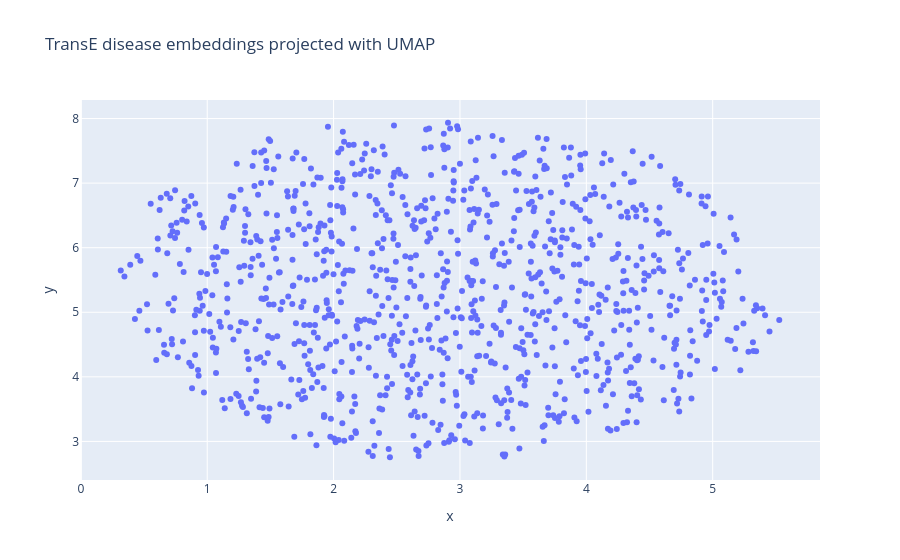

The cell this chart's notebook holds for it:
### Code cell
fig = px.scatter(
    transe_projection,
    x="x",
    y="y",
    hover_name="label",
    hover_data=["node_id"],
    title="TransE disease embeddings projected with UMAP",
)

fig.show()

### Figure 1 — Plotly figure (JSON) as saved in the notebook; plotly's stock layout.template omitted (floating-point values rounded to 4 significant figures; data arrays with more than 128 entries replaced by an {"elided": "..."} marker saying what was removed)
{"data": [{"customdata": {"elided": "1000x1 str values"}, "hovertemplate": "<b>%{hovertext}</b><br><br>x=%{x}<br>y=%{y}<br>node_id=%{customdata[0]}<extra></extra>", "hovertext": {"elided": "1000 str values"}, "legendgroup": "", "marker": {"color": "#636efa", "symbol": "circle"}, "mode": "markers", "name": "", "orientation": "v", "showlegend": false, "type": "scatter", "x": {"elided": "1000 float values"}, "xaxis": "x", "y": {"elided": "1000 float values"}, "yaxis": "y"}], "layout": {"legend": {"tracegroupgap": 0}, "title": {"text": "TransE disease embeddings projected with UMAP"}, "xaxis": {"anchor": "y", "domain": [0, 1], "title": {"text": "x"}}, "yaxis": {"anchor": "x", "domain": [0, 1], "title": {"text": "y"}}}}
